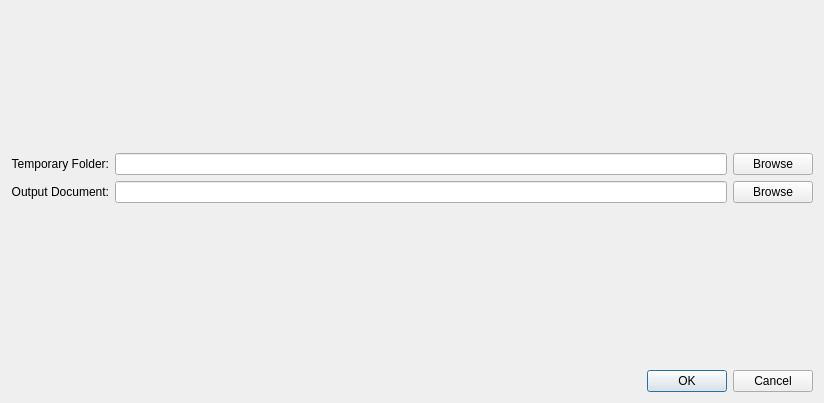
<?xml version="1.0" encoding="UTF-8"?>
<ui version="4.0">
 <class>dialog</class>
 <widget class="QDialog" name="dialog">
  <property name="geometry">
   <rect>
    <x>0</x>
    <y>0</y>
    <width>824</width>
    <height>403</height>
   </rect>
  </property>
  <property name="windowTitle">
   <string>Dialog</string>
  </property>
  <layout class="QVBoxLayout" name="verticalLayout">
   <item>
    <widget class="PresetsWidget" name="presetsWidget" native="true">
     <property name="sizePolicy">
      <sizepolicy hsizetype="Preferred" vsizetype="MinimumExpanding">
       <horstretch>0</horstretch>
       <verstretch>0</verstretch>
      </sizepolicy>
     </property>
    </widget>
   </item>
   <item>
    <spacer name="verticalSpacer1">
     <property name="orientation">
      <enum>Qt::Vertical</enum>
     </property>
     <property name="sizeType">
      <enum>QSizePolicy::Fixed</enum>
     </property>
     <property name="sizeHint" stdset="0">
      <size>
       <width>20</width>
       <height>20</height>
      </size>
     </property>
    </spacer>
   </item>
   <item>
    <layout class="QGridLayout" name="gridLayout">
     <item row="0" column="0">
      <widget class="QLabel" name="tempLabel">
       <property name="text">
        <string>Temporary Folder:</string>
       </property>
       <property name="alignment">
        <set>Qt::AlignRight|Qt::AlignTrailing|Qt::AlignVCenter</set>
       </property>
      </widget>
     </item>
     <item row="0" column="1">
      <widget class="QLineEdit" name="tempLineEdit"/>
     </item>
     <item row="0" column="2">
      <widget class="QPushButton" name="tempBrowsePushButton">
       <property name="text">
        <string>Browse</string>
       </property>
      </widget>
     </item>
     <item row="1" column="0">
      <widget class="QLabel" name="docLabel">
       <property name="text">
        <string>Output Document:</string>
       </property>
       <property name="alignment">
        <set>Qt::AlignRight|Qt::AlignTrailing|Qt::AlignVCenter</set>
       </property>
      </widget>
     </item>
     <item row="1" column="1">
      <widget class="QLineEdit" name="docLineEdit"/>
     </item>
     <item row="1" column="2">
      <widget class="QPushButton" name="docBrowsePushButton">
       <property name="text">
        <string>Browse</string>
       </property>
      </widget>
     </item>
    </layout>
   </item>
   <item>
    <spacer name="verticalSpacer2">
     <property name="orientation">
      <enum>Qt::Vertical</enum>
     </property>
     <property name="sizeType">
      <enum>QSizePolicy::Fixed</enum>
     </property>
     <property name="sizeHint" stdset="0">
      <size>
       <width>20</width>
       <height>20</height>
      </size>
     </property>
    </spacer>
   </item>
   <item>
    <widget class="ExportProjectWidget" name="projectExportWidget" native="true">
     <property name="sizePolicy">
      <sizepolicy hsizetype="Preferred" vsizetype="Expanding">
       <horstretch>0</horstretch>
       <verstretch>0</verstretch>
      </sizepolicy>
     </property>
    </widget>
   </item>
   <item>
    <spacer name="verticalSpacer3">
     <property name="orientation">
      <enum>Qt::Vertical</enum>
     </property>
     <property name="sizeType">
      <enum>QSizePolicy::Fixed</enum>
     </property>
     <property name="sizeHint" stdset="0">
      <size>
       <width>20</width>
       <height>20</height>
      </size>
     </property>
    </spacer>
   </item>
   <item>
    <widget class="QDialogButtonBox" name="buttonBox">
     <property name="standardButtons">
      <set>QDialogButtonBox::Cancel|QDialogButtonBox::Ok</set>
     </property>
    </widget>
   </item>
  </layout>
 </widget>
 <customwidgets>
  <customwidget>
   <class>PresetsWidget</class>
   <extends>QWidget</extends>
   <header>snpanalyzer/gui/widget/presets.h</header>
   <container>1</container>
  </customwidget>
  <customwidget>
   <class>ExportProjectWidget</class>
   <extends>QWidget</extends>
   <header>snpanalyzer/gui/widget/export/project.h</header>
   <container>1</container>
  </customwidget>
 </customwidgets>
 <resources/>
 <connections>
  <connection>
   <sender>buttonBox</sender>
   <signal>accepted()</signal>
   <receiver>dialog</receiver>
   <slot>accept()</slot>
   <hints>
    <hint type="sourcelabel">
     <x>411</x>
     <y>381</y>
    </hint>
    <hint type="destinationlabel">
     <x>411</x>
     <y>201</y>
    </hint>
   </hints>
  </connection>
  <connection>
   <sender>buttonBox</sender>
   <signal>rejected()</signal>
   <receiver>dialog</receiver>
   <slot>reject()</slot>
   <hints>
    <hint type="sourcelabel">
     <x>411</x>
     <y>381</y>
    </hint>
    <hint type="destinationlabel">
     <x>411</x>
     <y>201</y>
    </hint>
   </hints>
  </connection>
 </connections>
</ui>
